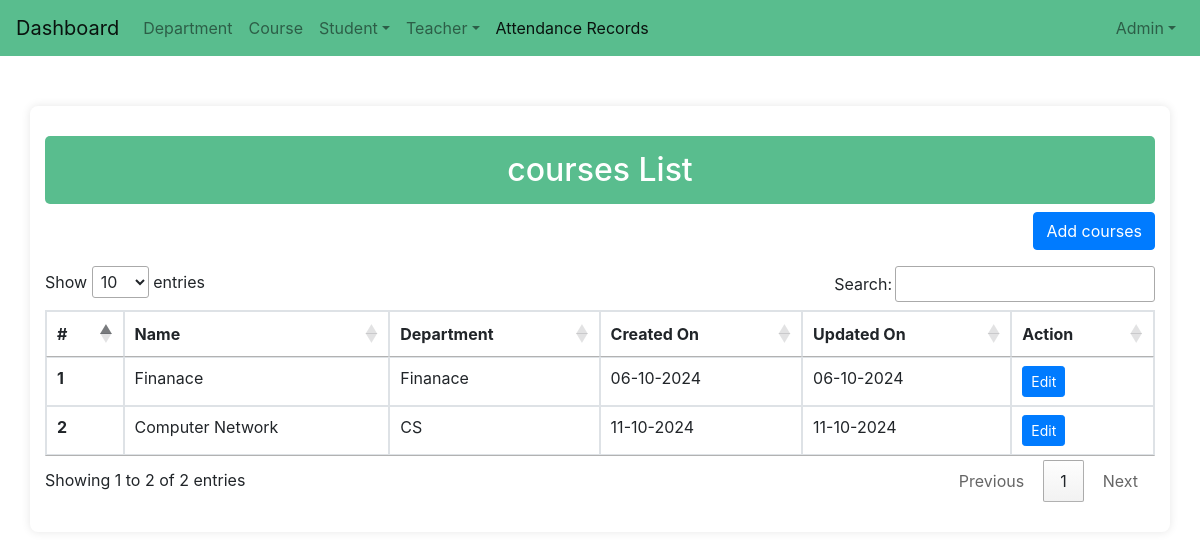
The app's page /courses_list/ (signed in) with its own data.
### attandance/models.py (models this page shows, shortened)
class CustomUser(AbstractUser):
    full_name = models.CharField(max_length=100, null=True)
    phone_number = models.CharField(max_length=15, blank=True, null=True)
    role = models.CharField(max_length=50, null=True)
    date_of_creation = models.DateField(auto_now_add=True, null=True)
    last_login_date = models.DateField(blank=True, null=True)
    is_super_admin = models.BooleanField(default=False)
    teacher = models.OneToOneField(Teacher, on_delete=models.CASCADE, null=True, blank=True)
    objects = CustomUserManager()

class Courses(models.Model):
    course_id = models.CharField(max_length=100, null=True)
    name = models.CharField(max_length=255, )
    department = models.ForeignKey(Department, on_delete=models.CASCADE)
    created_on = models.DateTimeField(auto_now_add=True)
    updated_on = models.DateTimeField(auto_now=True)

class Department(models.Model):
    dep_id = models.CharField(max_length=100, null=True)
    name = models.CharField(max_length=255, )
    description = models.TextField(blank=True, null=True)
    created_on = models.DateTimeField(auto_now_add=True)
    updated_on = models.DateTimeField(auto_now=True)

### attandance/views.py (the view)
# urls.py: path('courses_list/', views.courses_list , name = 'courses_list'),
@login_required(login_url='home')
def courses_list(request):
    design = Courses.objects.all()
    context = {
        'design': design,
    }
    return render(request , 'admin/courses/courses_list.html',context)

### templates/admin/courses/courses_list.html (shortened to what this page needs)
<!DOCTYPE html>
<html lang="en">
{% load static %}
<head>
</head>
<body>
    {% include 'navbar.html' %}
    <div class="container">
        <h2 class="text-center">courses List</h2>
        <div class="text-right mb-3">
            <a class="btn btn-primary" href="{% url 'courses_add' %}">Add courses</a>
        </div>
        <div class="table-responsive">
            <table class="table table-bordered" id="coursesList">
                <thead>
                    <tr>
                        <th>#</th>
                        <th>Name</th>
                        <th>Department</th>
                        <th>Created On</th>
                        <th>Updated On</th>
                        <th>Action</th>
                    </tr>
                </thead>
                <tbody>
                    {% for i in design %}
                    <tr>
                        <th scope="row">{{ forloop.counter }}</th>
                        <td>{{ i.name }}</td>
                        <td>{{ i.department.name }}</td>
                        <td>{{ i.created_on|date:'d-m-Y' }}</td>
                        <td>{{ i.updated_on|date:'d-m-Y' }}</td>
                        <td class="action-buttons">
                            <a class="btn btn-primary btn-sm" href="{% url 'courses_update' i.pk %}">Edit</a>
                        </td>
                    </tr>
                    {% endfor %}
                </tbody>
            </table>
        </div>
</body>
</html>

### templates/navbar.html (shortened to what this page needs)
<html lang="en">
<head>
  <link rel="stylesheet" href="https://maxcdn.bootstrapcdn.com/bootstrap/4.5.2/css/bootstrap.min.css">
  <link rel="stylesheet" href="https://cdn.datatables.net/1.13.6/css/jquery.dataTables.min.css">
  <link href="https://cdnjs.cloudflare.com/ajax/libs/select2/4.1.0/css/select2.min.css" rel="stylesheet" />
  <link rel="stylesheet" href="https://cdnjs.cloudflare.com/ajax/libs/font-awesome/5.15.3/css/all.min.css">
</head>
<body>
  <nav class="navbar navbar-expand-lg navbar-light" style="background: #59bd8e;">
    <a class="navbar-brand" href="/dashboard">Dashboard</a>
    <div class="collapse navbar-collapse" id="navbarSupportedContent">
      <ul class="navbar-nav mr-auto">
        <li class="nav-item ">
          <a class="nav-link" href="{% url 'department_list' %}">Department</a>
        </li>
        <li class="nav-item ">
          <a class="nav-link" href="{% url 'courses_list' %}">Course</a>
        </li>
        <li class="nav-item dropdown">
          <a class="nav-link dropdown-toggle" data-toggle="dropdown" href="#">Student</a>
        </li>
        <li class="nav-item dropdown">
          <a class="nav-link dropdown-toggle" data-toggle="dropdown" href="#">Teacher</a>
        </li>
        <li class="nav-item active">
          <a class="nav-link" href="/upload_and_filter_attendance">Attendance Records
       </a>
        </li>
      </ul>
      <ul class="navbar-nav ml-auto">
        {% if user.username is not None %}
        <li class="nav-item dropdown custom-dropdown">
          <a class="nav-link dropdown-toggle" data-toggle="dropdown" href="#">{{ user.username|capfirst }}</a>
        </li>
        {% endif %}
      </ul>
    </div>
</nav>
</body>
</html>

### templates/admin/courses/courses_list.html (style rules this page uses)
body { background-color: #f8f9fa; font-family: Arial, sans-serif; }
.container { max-width: 800px; background: #ffffff; padding: 30px; border-radius: 8px; box-shadow: 0 0 10px rgba(0, 0, 0, 0.1); margin-top: 50px; }
h2 { background-color: #59bd8e; color: white; padding: 15px; border-radius: 5px; font-size: 1.5rem; text-align: center; }
.btn-primary { background-color: #59bd8e; border: none; border-radius: 5px; padding: 10px 20px; font-size: 1rem; }

### records on screen
CustomUser: username "Admin"
Courses: name "Finanace", department.name "Finanace", created_on "06-10-2024", updated_on "06-10-2024"
Courses: name "Computer Network", department.name "CS", created_on "11-10-2024", updated_on "11-10-2024"
